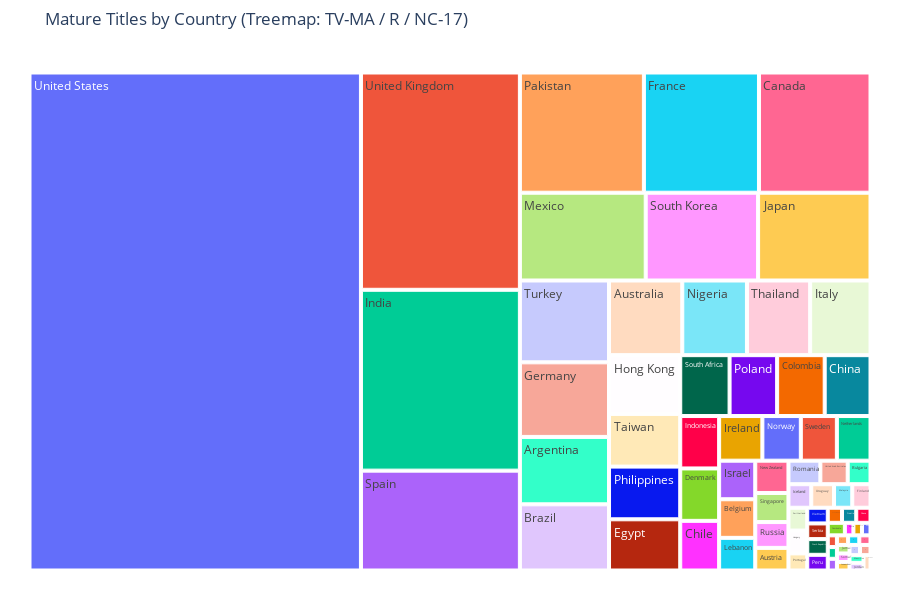

Write notebook code for a chart like this one.
### Code cell
import pandas as pd
import plotly.express as px

# -------- 1. Mature filter --------
mature_ratings = ["TV-MA", "R", "NC-17", "18+", "Adults Only"]
df_mature = df[df["rating"].isin(mature_ratings)]

# -------- 2. Länder sauber expandieren --------
df_exploded = (
    df_mature.assign(country_clean=df_mature["country_clean"].str.split(", "))
    .explode("country_clean")
)

# -------- 3. Counts vorbereiten --------
country_counts = (
    df_exploded["country_clean"]
    .value_counts()
    .reset_index()
)

country_counts.columns = ["country", "mature_count"]

# -------- 4. Treemap --------
fig = px.treemap(
    country_counts,
    path=["country"],
    values="mature_count",
    title="Mature Titles by Country (Treemap: TV-MA / R / NC-17)",
)

fig.update_layout(
    margin=dict(t=50, l=25, r=25, b=25),
    height=600
)

fig.show()

### Figure 1 — Plotly figure (JSON) as saved in the notebook; plotly's stock layout.template omitted (floating-point values rounded to 4 significant figures)
{"data": [{"branchvalues": "total", "domain": {"x": [0, 1], "y": [0, 1]}, "hovertemplate": "labels=%{label}<br>mature_count=%{value}<br>parent=%{parent}<br>id=%{id}<extra></extra>", "ids": ["United States", "United Kingdom", "India", "Spain", "Pakistan", "France", "Canada", "Mexico", "South Korea", "Japan", "Turkey", "Germany", "Argentina", "Brazil", "Australia", "Nigeria", "Thailand", "Italy", "Hong Kong", "Taiwan", "Philippines", "Egypt", "South Africa", "Poland", "Colombia", "China", "Indonesia", "Denmark", "Chile", "Ireland", "Norway", "Sweden", "Netherlands", "Israel", "Belgium", "Lebanon", "New Zealand", "Singapore", "Russia", "Austria", "Romania", "United Arab Emirates", "Bulgaria", "Iceland", "Uruguay", "Malaysia", "Finland", "Switzerland", "Hungary", "Portugal", "Vietnam", "Serbia", "Czech Republic", "Peru", "Saudi Arabia", "Croatia", "Ghana", "Cambodia", "Syria", "Cameroon", "Kuwait", "Kenya", "Mozambique", "Bangladesh", "Paraguay", "Guatemala", "Greece", "Jamaica", "Somalia", "Luxembourg", "Senegal", "Puerto Rico", "Mauritius", "Jordan", "Ukraine"], "labels": ["United States", "United Kingdom", "India", "Spain", "Pakistan", "France", "Canada", "Mexico", "South Korea", "Japan", "Turkey", "Germany", "Argentina", "Brazil", "Australia", "Nigeria", "Thailand", "Italy", "Hong Kong", "Taiwan", "Philippines", "Egypt", "South Africa", "Poland", "Colombia", "China", "Indonesia", "Denmark", "Chile", "Ireland", "Norway", "Sweden", "Netherlands", "Israel", "Belgium", "Lebanon", "New Zealand", "Singapore", "Russia", "Austria", "Romania", "United Arab Emirates", "Bulgaria", "Iceland", "Uruguay", "Malaysia", "Finland", "Switzerland", "Hungary", "Portugal", "Vietnam", "Serbia", "Czech Republic", "Peru", "Saudi Arabia", "Croatia", "Ghana", "Cambodia", "Syria", "Cameroon", "Kuwait", "Kenya", "Mozambique", "Bangladesh", "Paraguay", "Guatemala", "Greece", "Jamaica", "Somalia", "Luxembourg", "Senegal", "Puerto Rico", "Mauritius", "Jordan", "Ukraine"], "name": "", "parents": ["", "", "", "", "", "", "", "", "", "", "", "", "", "", "", "", "", "", "", "", "", "", "", "", "", "", "", "", "", "", "", "", "", "", "", "", "", "", "", "", "", "", "", "", "", "", "", "", "", "", "", "", "", "", "", "", "", "", "", "", "", "", "", "", "", "", "", "", "", "", "", "", "", "", ""], "type": "treemap", "values": [1539.0, 322.0, 268.0, 148.0, 139.0, 129.0, 125.0, 103.0, 92.0, 92.0, 68.0, 62.0, 56.0, 55.0, 51.0, 45.0, 44.0, 42.0, 39.0, 35.0, 35.0, 34.0, 28.0, 27.0, 27.0, 26.0, 19.0, 19.0, 18.0, 18.0, 16.0, 15.0, 14.0, 13.0, 13.0, 11.0, 10.0, 9.0, 8.0, 7.0, 7.0, 6.0, 5.0, 5.0, 5.0, 4.0, 4.0, 4.0, 4.0, 3.0, 3.0, 3.0, 3.0, 3.0, 2.0, 2.0, 2.0, 2.0, 1.0, 1.0, 1.0, 1.0, 1.0, 1.0, 1.0, 1.0, 1.0, 1.0, 1.0, 1.0, 1.0, 1.0, 1.0, 1.0, 1.0]}], "layout": {"height": 600, "legend": {"tracegroupgap": 0}, "margin": {"b": 25, "l": 25, "r": 25, "t": 50}, "title": {"text": "Mature Titles by Country (Treemap: TV-MA / R / NC-17)"}}}
